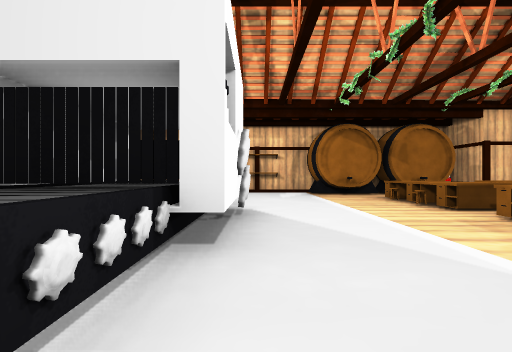
view 1 (above)

17 first-person views from a walk through a scene from a Unity 3-D project. The camera is 1.2 m above the floor, looks level and sees 85° across. Doors are open. The floor is counted in squares, 2 m on a side. Each view is taken from the middle of a square. On the plan, view 1 faces up. The plan holds only what a view shows up to about 9 squares ahead; the rest is blank. The player is left out. Some surface patterns are stand-ins.

view 2
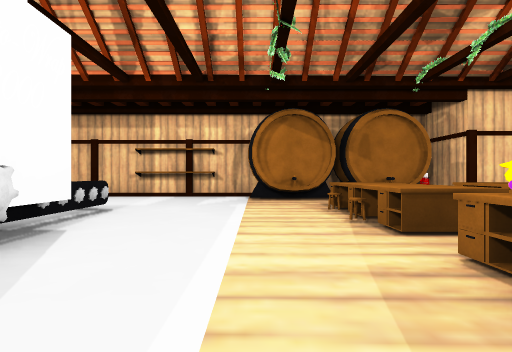

view 3
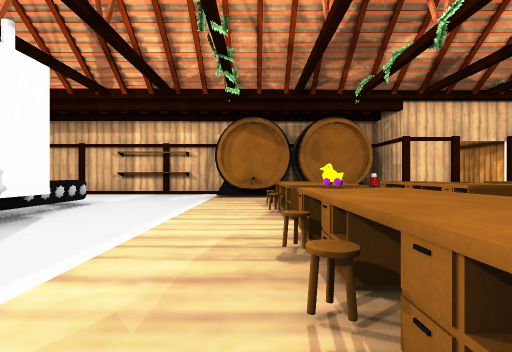

view 4
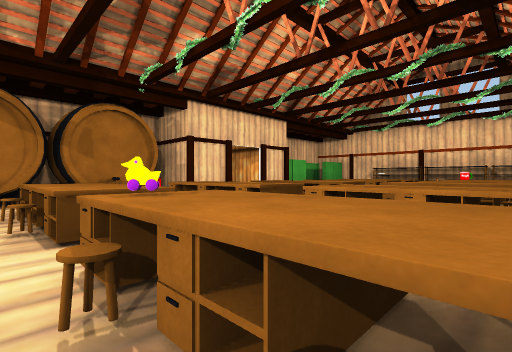

view 5
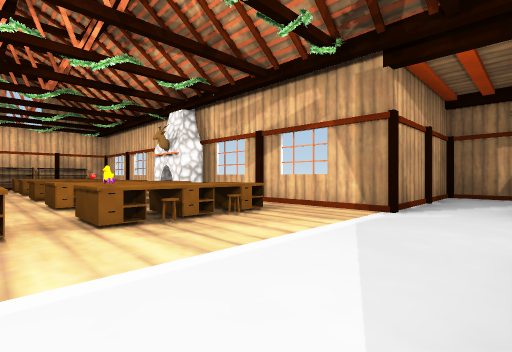

view 6
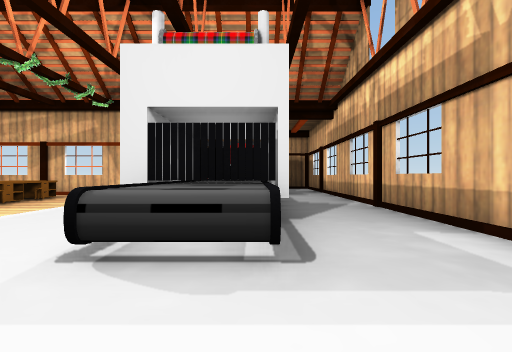

view 7
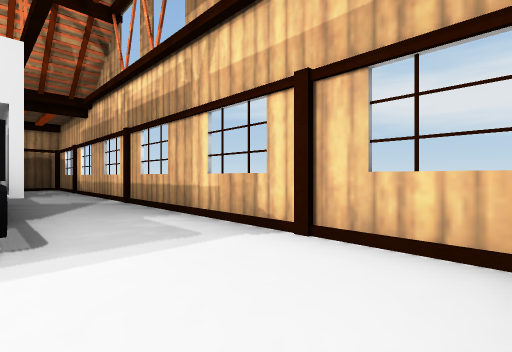

view 8
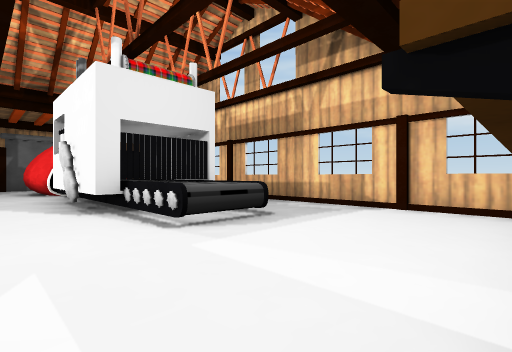

view 9
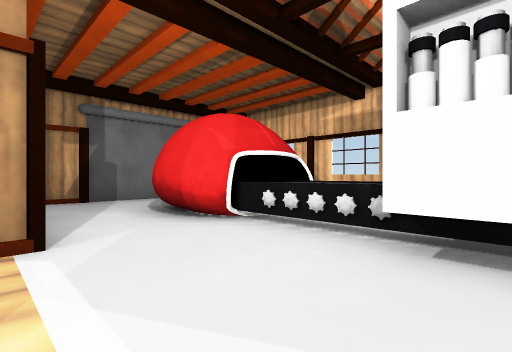

view 10
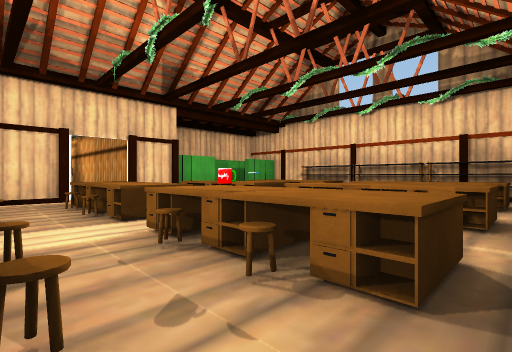

view 11
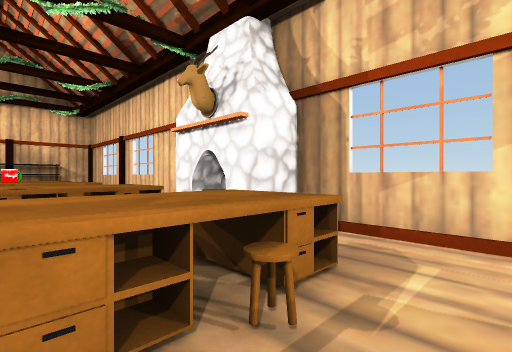

view 12
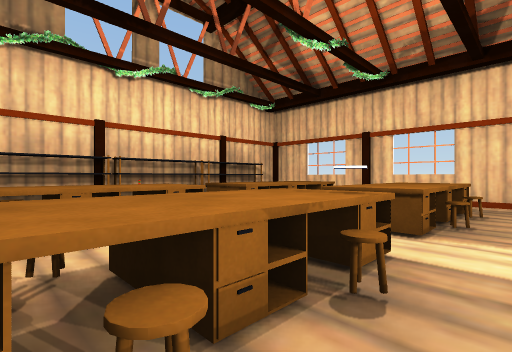

view 13
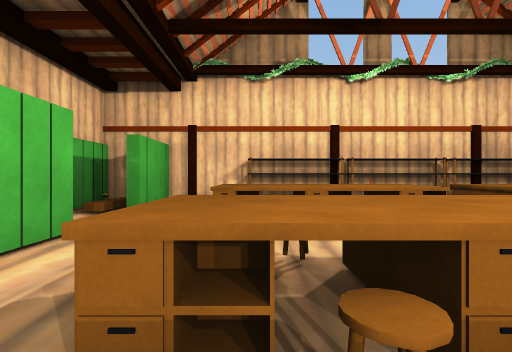

view 14
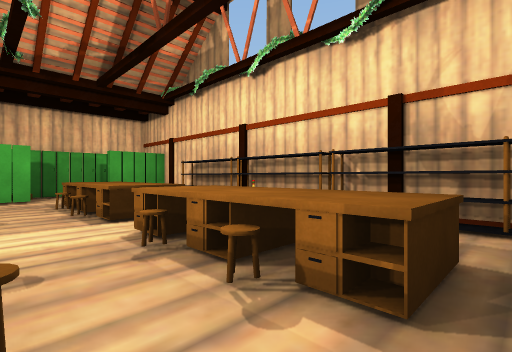

view 15
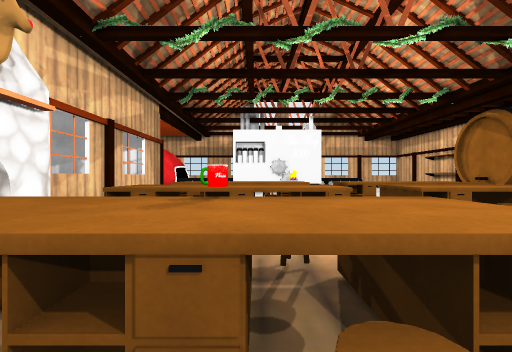

view 16
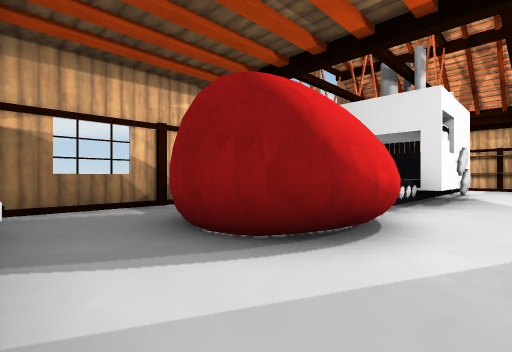

view 17
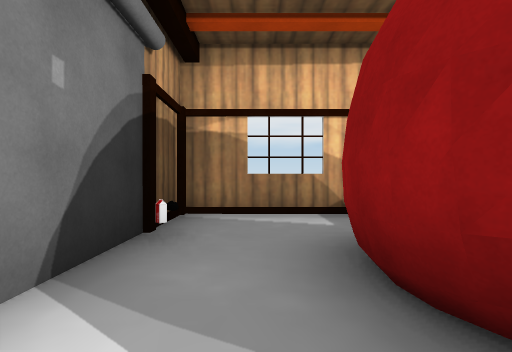

### Floor plan
Key: @ floor where view 1 was taken; # wall or solid block; . floor; ^ raised ledge; O other object.
Columns run from 5 left of view 1 to 16 right of it. Each row starts with its distance up from view 1.
 11    #  ##          ####
 10 #...^^.## # O     ...#
  9 #......####### ## ..##
  8 #.........  ..  ...  #
  7 #..^^....^.^^^^.^^^^ #
  6 #..^^....^.^^^^.^^^^ #
  5 #..OO....^.^^.^.O^^^ #
  4 #..OOO...^.^^#^.^##^ #
  3 #..OO....^.^^O^.^^^^ #
  2 #..^^....^.^^^^.^^^^.#
  1 #..^^........ .......#
  0 #..O#@.####### #######
 -1 #.. #..#
 -2 #..##..#
 -3 #......#
 -4 #. ....#
 -5 ########

Positions as (right, up) in squares from view 1, and headings:
1: (0, 0), facing up
2: (2, 2), facing up
3: (3, 1), facing up
4: (3, 2), facing up-right
5: (0, 5), facing down-right
6: (-2, 9), facing down
7: (-2, 10), facing down-left
8: (1, 10), facing down-left
9: (2, 3), facing down-left
10: (7, 1), facing up-right
11: (5, 3), facing down-right
12: (10, 7), facing down-right
13: (10, 7), facing right
14: (12, 1), facing up-right
15: (10, 3), facing left
16: (1, -4), facing up-left
17: (0, -3), facing left
